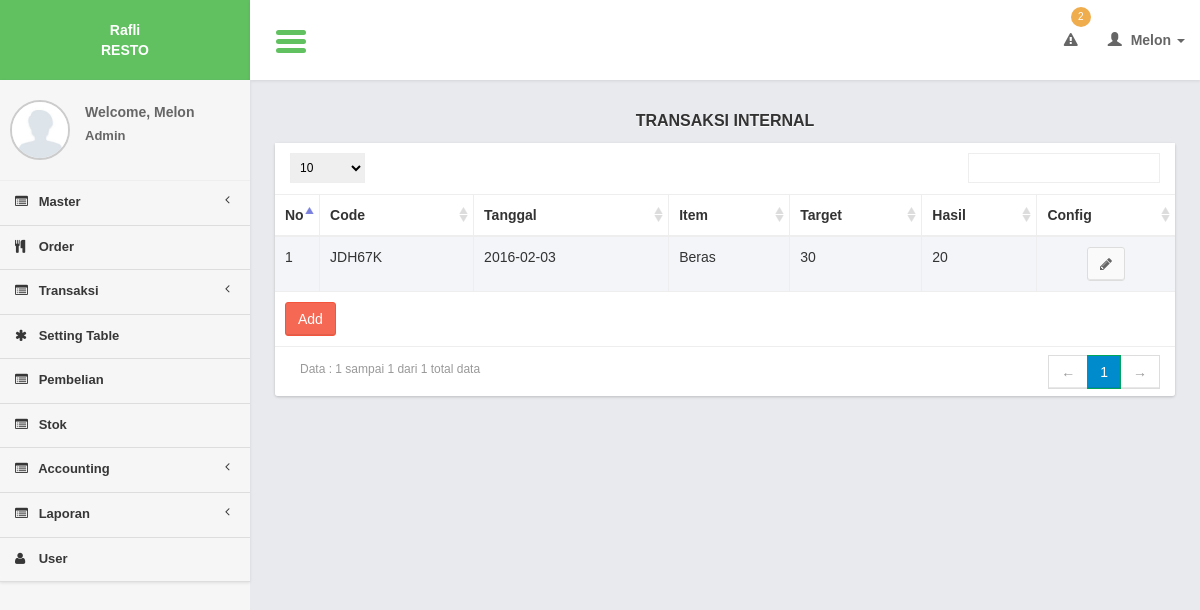
Screenshot of /controllers/transaksi_produksi.php (signed in) with the database file from the repository.
### tables this page shows
CREATE TABLE `transaction_productions` (
  `transaction_production_id` int(11) NOT NULL,
  `branch_id` int(11) NOT NULL,
  `transaction_production_code` varchar(100) NOT NULL,
  `transaction_production_date` date NOT NULL,
  `item_id` int(11) NOT NULL,
  `transaction_production_target` int(11) NOT NULL,
  `transaction_production_hasil` int(11) NOT NULL
);

CREATE TABLE `items` (
  `item_id` int(11) NOT NULL,
  `item_name` varchar(100) NOT NULL,
  `unit_id` int(11) NOT NULL,
  `item_limit` int(11) NOT NULL
);

### lib/function.php (called while the page is built, shortened)
<?php
function get_header($title = ""){
	include '../views/layout/header.php';
}
function get_footer($query_find = 0){
	include '../views/layout/footer.php';
}
function get_user_data(){
	$query_user = mysql_query("select * from users where user_id = '".$_SESSION['user_id']."'");
	$row_user = mysql_fetch_object($query_user);
	$name = ucfirst($row_user->user_name);
	switch($row_user->user_type_id){
		case 1: $type = "Admin"; break;
	}
	$user_img = $row_user->user_img;
	return array($name, $type, $user_img);
}
	?>

### models/transaksi_produksi_model.php (called while the page is built, shortened)
<?php
function select($where){
	$query = mysql_query("select a.*,b.branch_name,c.item_name from transaction_productions a
						  join branches b on b.branch_id = a.branch_id
						  join items c on c.item_id = a.item_id
						  $where
						  order by transaction_production_id");
	return $query;
}
?>

### views/transaksi_produksi/list.php (the view, shortened to what this page needs)
     <section class="content">
         <div class="row">
             <div class="col-xs-12">
                  <div class="title_page"> <?= $title ?></div>
                 <div class="box">
                     <div class="box-body2 table-responsive">
                         <table id="example1" class="table table-bordered table-striped">
                             <thead>
                                 <tr>
                                 	<th width="5%">No</th>
                                 	<th>Code</th>
                                     <th>Tanggal</th>
                                     <th>Item</th>
                                     <th>Target</th>
                                     <th>Hasil</th>
                                     <th>Config</th>
                                 </tr>
                             </thead>
                             <tbody>
                                 <?php
                                $no = 1;
  while($row = mysql_fetch_array($query)){
                                 ?>
                                 <tr>
                                 <td><?= $no?></td>
                                    <td><?= $row['transaction_production_code']?></td>
                                     <td><?= $row['transaction_production_date']?></td>
                                     <td><?= $row['item_name']?></td>
                                     <td><?= $row['transaction_production_target']?></td>
                                     <td><?= $row['transaction_production_hasil']?></td>
                                   <td style="text-align:center;">
                                         <a href="transaksi_produksi.php?page=form&id=<?= $row['transaction_production_id']?>" class="btn btn-default" ><i class="fa fa-pencil"></i></a>
                                     </td>
                                 </tr>
                                 <?php
$no++;
                                 }
                                 ?>
                             </tbody>
                               <tfoot>
                                 <tr>
                                     <td colspan="7"><a href="<?= $add_button ?>" class="btn btn-danger " >Add</a></td>
                                 </tr>
                             </tfoot>
                         </table>
                     </div>
                 </div>
             </div>
         </div>
     </section>

### css/AdminLTE.css (style rules this page uses)
html { font-family: 'Source Sans Pro', sans-serif; -webkit-font-smoothing: antialiased; min-height: 100%; background: #E9EAED; }
body { font-family: 'Source Sans Pro', sans-serif; -webkit-font-smoothing: antialiased; min-height: 100%; }
a { color: #3c8dbc; }
.content { padding: 30px 10px; }
.table-striped > tbody > tr:nth-child(odd), .table-striped > tbody > tr:nth-child(odd) { background:#F3F5F9; }
.box { position: relative; margin-bottom: 20px; -webkit-border-radius: 3px; -moz-border-radius: 3px; border-radius: 3px !important; width: 100%; background:#fff; box-shadow: 0 1px 3px rgba(0, 0, 0, 0.1); }
.box .box-body2 { background:#fff; -webkit-border-top-left-radius: 0; -webkit-border-top-right-radius: 0; -webkit-border-bottom-right-radius: 3px; -webkit-border-bottom-left-radius: 3px; -moz-border-radius-topleft: 0; -moz-border-radius-topright: 0; -moz-border-radius-bottomright: 3px; -moz-border-radius-bottomleft: 3px; border-top-left-radius: 0; border-top-right-radius: 0; border-bottom-right-radius: 3px; border-bottom-left-radius: 3px; box-shadow: 0 1px 3px rgba(0, 0, 0, 0.1); }
.btn { font-weight: 500; -webkit-border-radius: 3px; -moz-border-radius: 3px; border-radius: 3px; border: 1px solid transparent; -webkit-box-shadow: inset 0px -2px 0px 0px rgba(0, 0, 0, 0.09); -moz-box-shadow: inset 0px -2px 0px 0px rgba(0, 0, 0, 0.09); box-shadow: inset 0px -1px 0px 0px rgba(0, 0, 0, 0.09); }
.btn.btn-default { background-color: #fafafa; color: #666; border-color: #ddd; border-bottom-color: #ddd; }
.btn.btn-danger { background-color: #f56954; border-color: #f4543c; }
.title_page { font-size:medium; text-align:center; font-weight:bold; margin-bottom:10px; text-shadow: 0 1px 1px #ffffff; text-transform:uppercase; }

### css/tooltip/tooltip-classic.css (style rules this page uses)
html, body { margin:0; height:100%; }

### rows the page displays
transaction_productions: transaction_production_code "JDH67K", transaction_production_date "2016-02-03", item.item_name "Beras", transaction_production_target "30", transaction_production_hasil "20"

### other values shown
count_stock_limit() "2"
$user_data[0] "Melon"
$user_data[1] "Admin"
$title "TRANSAKSI INTERNAL"
